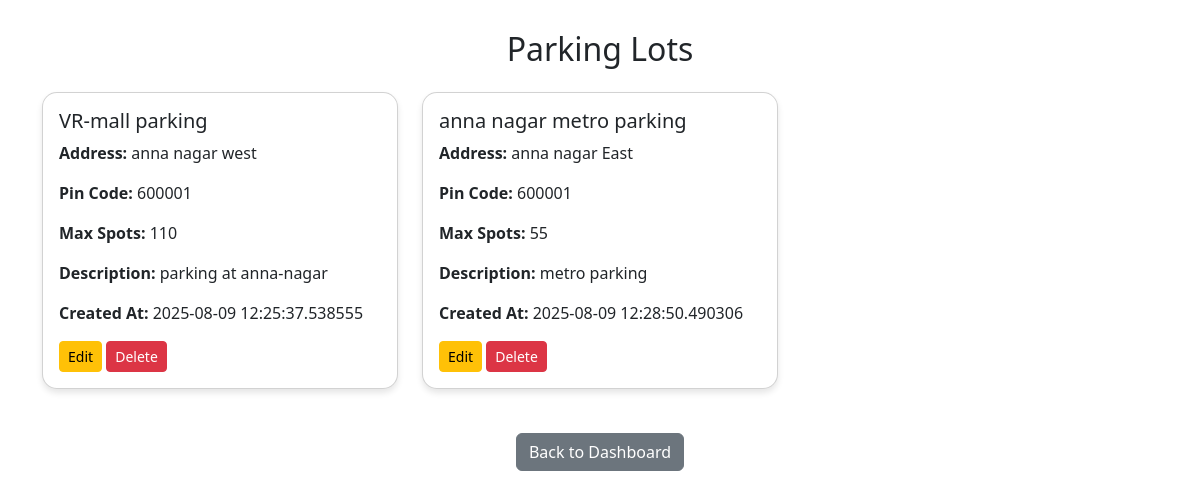
/admin/view_lots, run on the app's committed database.
### models/parking_lots.py (models this page shows)
class ParkingLot(db.Model):
    __tablename__ = 'parking_lots'
    id = db.Column(db.Integer, primary_key=True)
    prime_location_name = db.Column(db.String(200), nullable=False)
    address = db.Column(db.String(200), nullable=False)
    pin_code = db.Column(db.String(20), nullable=False)
    maximum_number_of_spots = db.Column(db.Integer, nullable=False)
    description = db.Column(db.Text)
    status = db.Column(db.String(20), default='active')
    created_at = db.Column(db.DateTime, default=datetime.utcnow)
    parking_spots = db.relationship('ParkingSpot', backref='lot', cascade="all, delete")

### app.py (the view)
@app.route('/admin/view_lots')
def view_lots():
    lots = ParkingLot.query.all()
    data = []
    for lot in lots:
        available_spots = ParkingSpot.query.filter_by(lot_id=lot.id, status='A').count()
        data.append({
            'id': lot.id,
            'prime_location_name': lot.prime_location_name,
            'address': lot.address,
            'pin_code': lot.pin_code,
            'maximum_number_of_spots': lot.maximum_number_of_spots,
            'description': lot.description,
            'available_spots': available_spots,
            'created_at': lot.created_at
        })
    return render_template('view_lots.html', lots=data)

### templates/view_lots.html (shortened to what this page needs)
<!DOCTYPE html>
<html>
<head>
    <link rel="stylesheet" href="https://cdn.jsdelivr.net/npm/bootstrap@5.3.0/dist/css/bootstrap.min.css">
</head>
<body>
    <div class="container">
        <h2 class="text-center mb-4">Parking Lots</h2>
        {% if lots %}
            <div class="row">
                {% for lot in lots %}
                    <div class="col-md-4">
                        <div class="card">
                           <div class="card-body">
                            {% if available_spots %}
                            {}
                                <h5 class="card-title">{{ lot.prime_location_name }}</h5>
                                <p class="card-text"><strong>Address:</strong> {{ lot.address }}</p>
                                <p class="card-text"><strong>Pin Code:</strong> {{ lot.pin_code }}</p>
                                <p class="card-text"><strong>Max Spots:</strong> {{ lot.maximum_number_of_spots }}</p>
                                <p class="card-text"><strong>Available spots:</strong> {{ lot.available_spots }}</p>
                                <p class="card-text"><strong>Description:</strong> {{ lot.description }}</p>
                                <p class="card-text"><strong>Created At:</strong> {{ lot.created_at }}</p>
                            {% else %}
                                <h5 class="card-title">{{ lot.prime_location_name }}</h5>
                                <p class="card-text"><strong>Address:</strong> {{ lot.address }}</p>
                                <p class="card-text"><strong>Pin Code:</strong> {{ lot.pin_code }}</p>
                                <p class="card-text"><strong>Max Spots:</strong> {{ lot.maximum_number_of_spots }}</p>
                                <p class="card-text"><strong>Description:</strong> {{ lot.description }}</p>
                                <p class="card-text"><strong>Created At:</strong> {{ lot.created_at }}</p>
                            {% endif %}
                                <a href="{{ url_for('edit_lot', lot_id=lot.id) }}" class="btn btn-warning btn-sm">Edit</a>
                                <a href="{{ url_for('delete_lot', lot_id=lot.id) }}" class="btn btn-danger btn-sm" onclick="return confirm('Are you sure you want to delete this lot?');">Delete</a>
                            </div>
                        </div>
                    </div>
                {% endfor %}
            </div>
        {% else %}
            <div class="alert alert-info text-center">No parking lots available.</div>
        {% endif %}
        <div class="text-center mt-4">
            <a href="{{ url_for('admin_dashboard') }}" class="btn btn-secondary">Back to Dashboard</a>
        </div>
    </div>
</body>
</html>

### templates/view_lots.html (style rules this page uses)
body { padding: 30px; }
.card { margin-bottom: 20px; border-radius: 15px; box-shadow: 0 4px 6px rgba(0,0,0,0.1); }

### data on the page
ParkingLot: prime_location_name "VR-mall parking", address "anna nagar west", pin_code "600001", maximum_number_of_spots "110", description "parking at anna-nagar", created_at "2025-08-09 12:25:37.538555"
ParkingLot: prime_location_name "anna nagar metro parking", address "anna nagar East", pin_code "600001", maximum_number_of_spots "55", description "metro parking", created_at "2025-08-09 12:28:50.490306"
